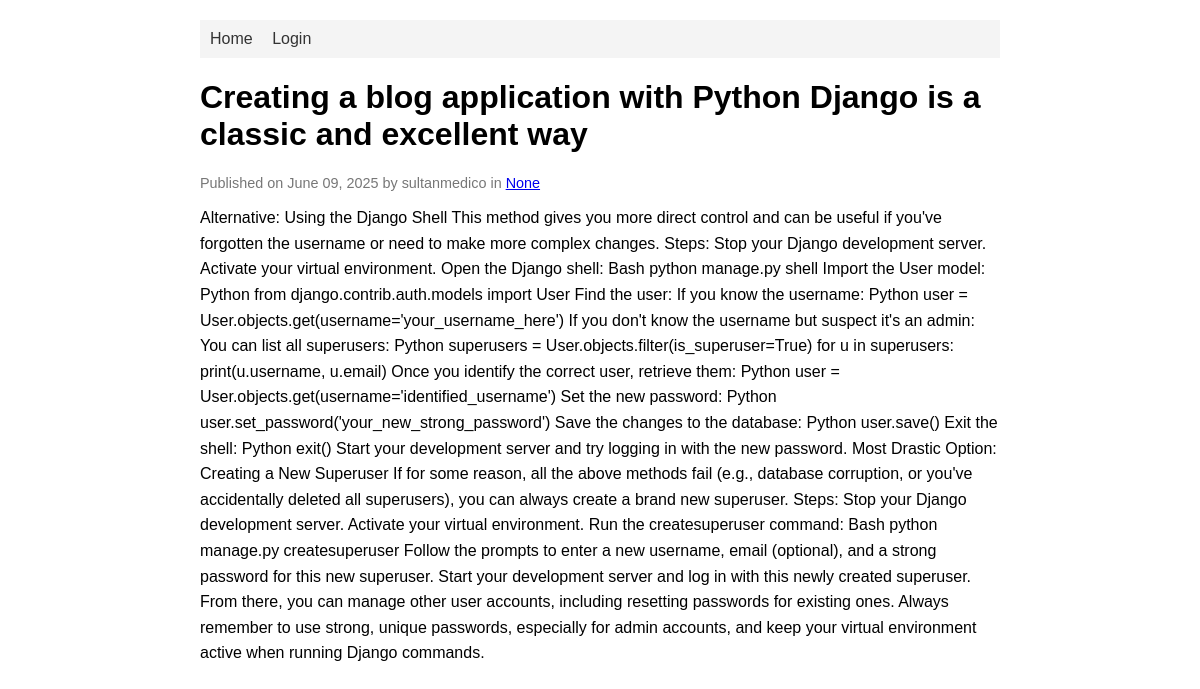
The page /creating-a-blog-application-with-python-django-is-a-classic-and-excellent-way/ on the database its author committed.
### blog/models.py (models this page shows, shortened)
class Post(models.Model):
    STATUS_CHOICES = (
        (0, "Draft"),
        (1, "Published"),
    )
    title = models.CharField(max_length=255, unique=True)
    slug = models.SlugField(max_length=255, unique=True) # For SEO-friendly URLs
    author = models.ForeignKey(User, on_delete=models.CASCADE, related_name='blog_posts')
    content = models.TextField()
    category = models.ForeignKey(Category, on_delete=models.SET_NULL, null=True, blank=True, related_name='posts')
    created_on = models.DateTimeField(auto_now_add=True)
    updated_on = models.DateTimeField(auto_now=True)
    status = models.IntegerField(choices=STATUS_CHOICES, default=0)
    class Meta:
        ordering = ['-created_on'] # Order posts by creation date, newest first

### blog/views.py (the view)
# urls.py: path('<slug:slug>/', views.PostDetail.as_view(), name='post_detail'),
class PostDetail(generic.DetailView):
    model = Post
    template_name = 'blog/post_detail.html'

### blog/templates/blog/post_detail.html (shortened to what this page needs)
{% extends 'blog/base.html' %}
{% block content %}
    <h1>{{ post.title }}</h1>
    <p class="post-meta">Published on {{ post.created_on|date:"F d, Y" }} by {{ post.author }} in <a href="{% url 'blog:category_posts' post.category.name %}">{{ post.category }}</a></p>
    <div class="post-content">
        {{ post.content|safe }}
    </div>
{% endblock %}

### blog/templates/blog/base.html (shortened to what this page needs)
<!DOCTYPE html>
<html lang="en">
<head>
</head>
<body>
    <div class="container">
        <nav>
            <a href="{% url 'blog:home' %}">Home</a>
            {% if user.is_authenticated %}
                <span>Hello, {{ user.username }}!</span>
                <a href="{% url 'admin:logout' %}">Logout</a>
            {% else %}
                <a href="{% url 'admin:login' %}">Login</a>
            {% endif %}
        </nav>
        {% block content %}
        {% endblock %}
    </div>
</body>
</html>

### blog/templates/blog/base.html (style rules this page uses)
body { font-family: Arial, sans-serif; margin: 20px; }
.container { max-width: 800px; margin: auto; }
nav { background-color: #f4f4f4; padding: 10px; margin-bottom: 20px; }
nav a { margin-right: 15px; text-decoration: none; color: #333; }
.post-meta { font-size: 0.9em; color: #777; }
.post-content { line-height: 1.6; }

### rows shown on the page
Post: title "Creating a blog application with Python Django is a classic and excellent way", created_on "June 09, 2025", author "sultanmedico", category "None", content "Alternative: Using the Django Shell This method gives you more direct control and can be useful if you've forgotten the username or need to make more complex changes. Steps: Stop your Django development server. Activate your virtual environment. Open the Django shell: Bash python manage.py shell Import the User model: Python from django.contrib.auth.models import User Find the user: If you know the username: Python user = User.objects.get(username='your_username_here') If you don't know the username but suspect it's an admin: You can list all superusers: Python superusers = User.objects.filter(is_superuser=True) for u in superusers: print(u.username, u.email) Once you identify the correct…"
